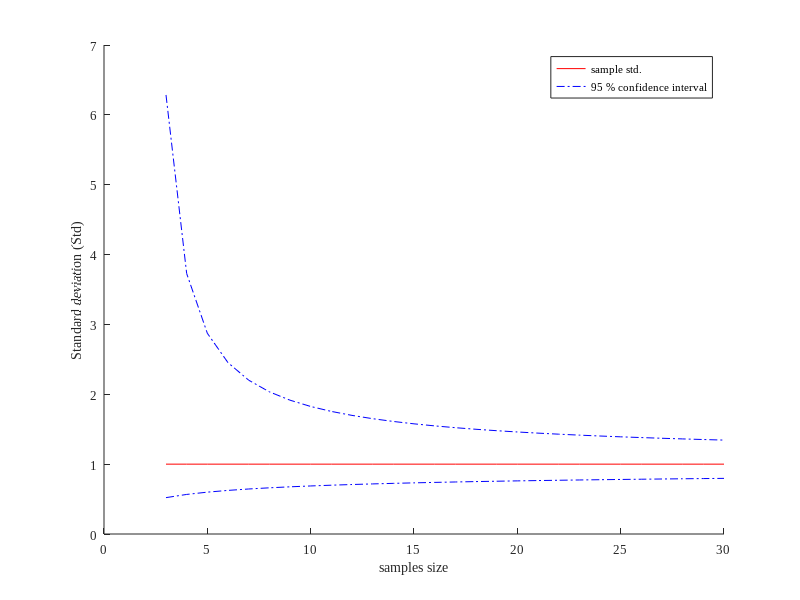

MATLAB code for this plot: (Note: this script raises an error after producing the figure.)
clc
clear all
close all

% Change default axes fonts.
set(0,'DefaultAxesFontName', 'Times New Roman')
set(0,'DefaultAxesFontSize', 9)

% Change default text fonts.
set(0,'DefaultTextFontname', 'Times New Roman')
set(0,'DefaultTextFontSize', 9)


addpath('lib/export_fig');

v = 3:30;

sigma = 1;
S = sigma;
S2 = S^2;

alpha = 0.05;

confL = sqrt((v-1).*S2./chi2inv(1-alpha/2, v-1));
confH = sqrt((v-1).*S2./chi2inv(alpha/2, v-1));
sigmaseries = v*0+sigma;

f1 = figure();
hold on
plot(v,sigmaseries, 'r')
plot(v,confL, 'b-.')
plot(v,confH, 'b-.')
xlabel('samples size')
ylabel('Standard deviation (Std)')
%title('Sample standard deviation')
legend('sample std.', '95 % confidence interval')
set(gcf, 'Color', 'w');
set(f1, 'units', 'centimeters', 'pos', [0 0 8 8])

export_fig('stats_std_confidence.pdf')



bias = 0;
biasseries = v*bias;
pd = makedist('Normal');
z_025 = icdf(pd,.025);
z_975 = icdf(pd,.974);
confL = z_025*sqrt(1./v);
confH = z_975*sqrt(1./v);

f2 = figure();
hold on
plot(v,biasseries, 'r')
plot(v,confL, 'b-.')
plot(v,confH, 'b-.')
xlabel('samples size')
ylabel('Bias (std)')
legend('sample bias', '95 % confidence interval')
set(gcf, 'Color', 'w');
set(f2, 'units', 'centimeters', 'pos', [0 0 8 8])

export_fig('stats_bias_confidence.pdf')

%bConfL = 




